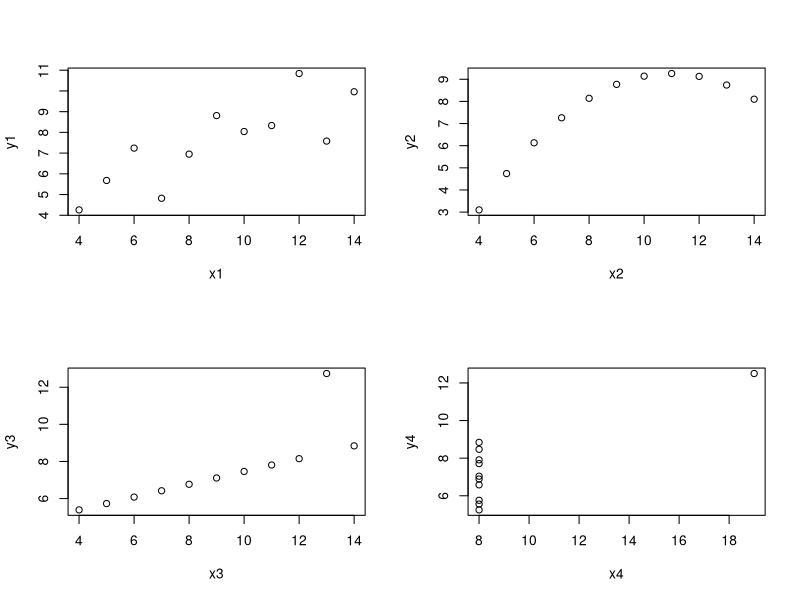

Write R code to recreate this figure.
## ---- chunk 1
df <- anscombe
## ---- chunk 2
summary(df)
## ---- chunk 3
attach(df)
par(mfrow=c(2,2))
								plot(x1,y1)
								plot(x2,y2)
								plot(x3,y3)
								plot(x4,y4)
